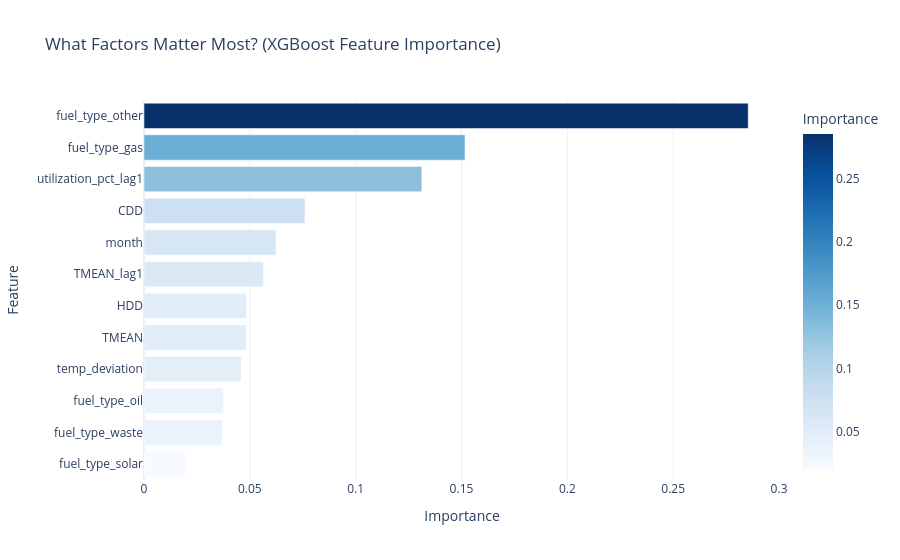

This figure's notebook cell:
### Markdown cell above
## Actual vs Predicted Grid Utilization over Time

> **Key Takeaway:** When we average across all power plants, the red prediction line tracks the real grid usage almost perfectly across the test set.

* **Averaging reveals the real pattern**
Looking at hundreds of individual plants at once creates a messy saw blade look because every plant operates differently. Averaging all plants together by month clears out the noise and shows the actual grid trend.

* **Catching the seasonal spikes**
The model naturally tracks the real swings in power demand. You can see it match the summer bump in July 2024 and then follow the huge winter ramp up going into January 2025.

* **Proof that the target delta approach works**
Because the predicted line stays so close to the actual blue line, this visual confirms why XGBoost got such a high accuracy score on Fold 3. It truly understands how grid demand moves over time.

### Code cell
import plotly.express as px
#Feature importances from trained model 
importance_df = pd.DataFrame({
    'Feature': feature_cols,
    'Importance': model_xgb.feature_importances_
}).sort_values(by='Importance', ascending=True)

#Build horizontal bar chart
fig_importance = px.bar(
    importance_df, 
    x='Importance', 
    y='Feature', 
    title='What Factors Matter Most? (XGBoost Feature Importance)',
    orientation='h',
    color='Importance',
    color_continuous_scale='blues'
)

fig_importance.update_layout(
    template='plotly_white',
    showlegend=False
)

fig_importance.show()

### Figure 1 — Plotly figure (JSON) as saved in the notebook; plotly's stock layout.template omitted (floating-point values rounded to 4 significant figures)
{"data": [{"hovertemplate": "Importance=%{marker.color}<br>Feature=%{y}<extra></extra>", "legendgroup": "", "marker": {"color": [0.01964, 0.037, 0.03747, 0.04591, 0.04828, 0.04842, 0.05648, 0.06239, 0.07604, 0.1313, 0.1517, 0.2854], "coloraxis": "coloraxis", "pattern": {"shape": ""}}, "name": "", "orientation": "h", "showlegend": false, "textposition": "auto", "type": "bar", "x": [0.01964, 0.037, 0.03747, 0.04591, 0.04828, 0.04842, 0.05648, 0.06239, 0.07604, 0.1313, 0.1517, 0.2854], "xaxis": "x", "y": ["fuel_type_solar", "fuel_type_waste", "fuel_type_oil", "temp_deviation", "TMEAN", "HDD", "TMEAN_lag1", "month", "CDD", "utilization_pct_lag1", "fuel_type_gas", "fuel_type_other"], "yaxis": "y"}], "layout": {"barmode": "relative", "coloraxis": {"autocolorscale": false, "colorbar": {"title": {"text": "Importance"}}, "colorscale": [[0, "rgb(247,251,255)"], [0.125, "rgb(222,235,247)"], [0.25, "rgb(198,219,239)"], [0.375, "rgb(158,202,225)"], [0.5, "rgb(107,174,214)"], [0.625, "rgb(66,146,198)"], [0.75, "rgb(33,113,181)"], [0.875, "rgb(8,81,156)"], [1, "rgb(8,48,107)"]]}, "legend": {"tracegroupgap": 0}, "showlegend": false, "title": {"text": "What Factors Matter Most? (XGBoost Feature Importance)"}, "xaxis": {"anchor": "y", "domain": [0, 1], "title": {"text": "Importance"}}, "yaxis": {"anchor": "x", "domain": [0, 1], "title": {"text": "Feature"}}}}
